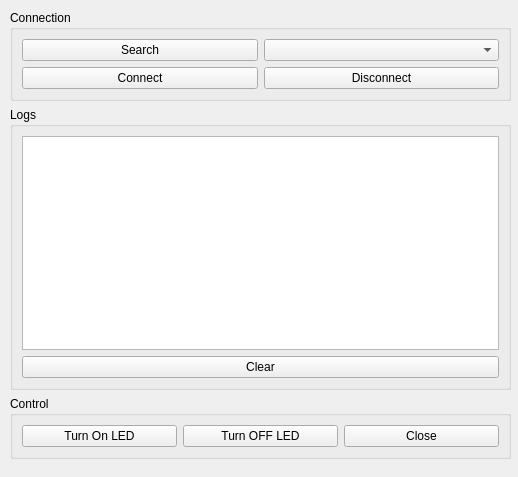
<?xml version="1.0" encoding="UTF-8"?>
<ui version="4.0">
 <class>MainWindow</class>
 <widget class="QMainWindow" name="MainWindow">
  <property name="geometry">
   <rect>
    <x>0</x>
    <y>0</y>
    <width>518</width>
    <height>477</height>
   </rect>
  </property>
  <property name="windowTitle">
   <string>MainWindow</string>
  </property>
  <widget class="QWidget" name="centralwidget">
   <widget class="QWidget" name="layoutWidget">
    <property name="geometry">
     <rect>
      <x>10</x>
      <y>10</y>
      <width>501</width>
      <height>449</height>
     </rect>
    </property>
    <layout class="QGridLayout" name="gridLayout_3">
     <item row="1" column="0">
      <widget class="QGroupBox" name="groupBox">
       <property name="title">
        <string>Logs</string>
       </property>
       <layout class="QVBoxLayout" name="verticalLayout">
        <item>
         <widget class="QTextEdit" name="textEditLog"/>
        </item>
        <item>
         <widget class="QPushButton" name="pushButton_Clear">
          <property name="text">
           <string>Clear</string>
          </property>
         </widget>
        </item>
       </layout>
      </widget>
     </item>
     <item row="2" column="0">
      <widget class="QGroupBox" name="groupBoxControl">
       <property name="title">
        <string>Control</string>
       </property>
       <layout class="QHBoxLayout" name="horizontalLayout">
        <item>
         <widget class="QPushButton" name="pushButton_LedOn">
          <property name="text">
           <string>Turn On LED</string>
          </property>
         </widget>
        </item>
        <item>
         <widget class="QPushButton" name="pushButton_LedOff">
          <property name="text">
           <string>Turn OFF LED</string>
          </property>
         </widget>
        </item>
        <item>
         <widget class="QPushButton" name="pushButton_Close">
          <property name="text">
           <string>Close</string>
          </property>
         </widget>
        </item>
       </layout>
      </widget>
     </item>
     <item row="0" column="0">
      <widget class="QGroupBox" name="groupBoxConnection">
       <property name="title">
        <string>Connection</string>
       </property>
       <layout class="QGridLayout" name="gridLayout_2">
        <item row="0" column="0">
         <layout class="QGridLayout" name="gridLayout">
          <item row="0" column="1">
           <widget class="QComboBox" name="comboBoxDevices"/>
          </item>
          <item row="1" column="0">
           <widget class="QPushButton" name="pushButtonConnect">
            <property name="text">
             <string>Connect</string>
            </property>
           </widget>
          </item>
          <item row="0" column="0">
           <widget class="QPushButton" name="pushButtonSearch">
            <property name="text">
             <string>Search</string>
            </property>
           </widget>
          </item>
          <item row="1" column="1">
           <widget class="QPushButton" name="pushButtonDisconnect">
            <property name="text">
             <string>Disconnect</string>
            </property>
           </widget>
          </item>
         </layout>
        </item>
       </layout>
      </widget>
     </item>
    </layout>
   </widget>
  </widget>
 </widget>
 <resources/>
 <connections>
  <connection>
   <sender>pushButton_Close</sender>
   <signal>clicked()</signal>
   <receiver>MainWindow</receiver>
   <slot>close()</slot>
   <hints>
    <hint type="sourcelabel">
     <x>497</x>
     <y>445</y>
    </hint>
    <hint type="destinationlabel">
     <x>517</x>
     <y>364</y>
    </hint>
   </hints>
  </connection>
  <connection>
   <sender>pushButton_Clear</sender>
   <signal>clicked()</signal>
   <receiver>textEditLog</receiver>
   <slot>clear()</slot>
   <hints>
    <hint type="sourcelabel">
     <x>247</x>
     <y>356</y>
    </hint>
    <hint type="destinationlabel">
     <x>371</x>
     <y>266</y>
    </hint>
   </hints>
  </connection>
 </connections>
</ui>
